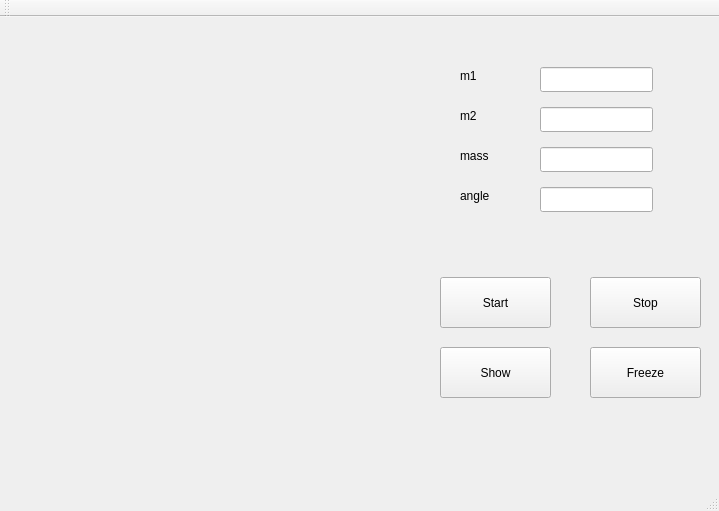
<?xml version="1.0" encoding="UTF-8"?>
<ui version="4.0">
 <class>MainWindow</class>
 <widget class="QMainWindow" name="MainWindow">
  <property name="geometry">
   <rect>
    <x>0</x>
    <y>0</y>
    <width>719</width>
    <height>511</height>
   </rect>
  </property>
  <property name="windowTitle">
   <string>MainWindow</string>
  </property>
  <widget class="QWidget" name="centralWidget">
   <widget class="QPushButton" name="btn_show">
    <property name="geometry">
     <rect>
      <x>440</x>
      <y>330</y>
      <width>111</width>
      <height>51</height>
     </rect>
    </property>
    <property name="text">
     <string>Show</string>
    </property>
   </widget>
   <widget class="QLabel" name="lbl_m1">
    <property name="geometry">
     <rect>
      <x>460</x>
      <y>50</y>
      <width>67</width>
      <height>17</height>
     </rect>
    </property>
    <property name="text">
     <string>m1</string>
    </property>
   </widget>
   <widget class="QPushButton" name="btn_freeze">
    <property name="geometry">
     <rect>
      <x>590</x>
      <y>330</y>
      <width>111</width>
      <height>51</height>
     </rect>
    </property>
    <property name="text">
     <string>Freeze</string>
    </property>
   </widget>
   <widget class="QLabel" name="lbl_angle">
    <property name="geometry">
     <rect>
      <x>460</x>
      <y>170</y>
      <width>67</width>
      <height>17</height>
     </rect>
    </property>
    <property name="text">
     <string>angle</string>
    </property>
   </widget>
   <widget class="QLineEdit" name="lineEdit_mass">
    <property name="geometry">
     <rect>
      <x>540</x>
      <y>130</y>
      <width>113</width>
      <height>25</height>
     </rect>
    </property>
   </widget>
   <widget class="QLabel" name="lbl_m2">
    <property name="geometry">
     <rect>
      <x>460</x>
      <y>90</y>
      <width>67</width>
      <height>17</height>
     </rect>
    </property>
    <property name="text">
     <string>m2</string>
    </property>
   </widget>
   <widget class="QLabel" name="lbl_error">
    <property name="geometry">
     <rect>
      <x>440</x>
      <y>220</y>
      <width>261</width>
      <height>20</height>
     </rect>
    </property>
    <property name="styleSheet">
     <string notr="true"/>
    </property>
    <property name="text">
     <string/>
    </property>
   </widget>
   <widget class="QLineEdit" name="lineEdit_m1">
    <property name="geometry">
     <rect>
      <x>540</x>
      <y>50</y>
      <width>113</width>
      <height>25</height>
     </rect>
    </property>
   </widget>
   <widget class="QPushButton" name="btn_start">
    <property name="geometry">
     <rect>
      <x>440</x>
      <y>260</y>
      <width>111</width>
      <height>51</height>
     </rect>
    </property>
    <property name="text">
     <string>Start</string>
    </property>
   </widget>
   <widget class="QLabel" name="lbl_mass">
    <property name="geometry">
     <rect>
      <x>460</x>
      <y>130</y>
      <width>67</width>
      <height>17</height>
     </rect>
    </property>
    <property name="text">
     <string>mass</string>
    </property>
   </widget>
   <widget class="QLineEdit" name="lineEdit_m2">
    <property name="geometry">
     <rect>
      <x>540</x>
      <y>90</y>
      <width>113</width>
      <height>25</height>
     </rect>
    </property>
   </widget>
   <widget class="QWidget" name="verticalLayoutWidget">
    <property name="geometry">
     <rect>
      <x>20</x>
      <y>20</y>
      <width>391</width>
      <height>391</height>
     </rect>
    </property>
    <layout class="QVBoxLayout" name="grlayout"/>
   </widget>
   <widget class="QPushButton" name="btn_stop">
    <property name="geometry">
     <rect>
      <x>590</x>
      <y>260</y>
      <width>111</width>
      <height>51</height>
     </rect>
    </property>
    <property name="text">
     <string>Stop</string>
    </property>
   </widget>
   <widget class="QLineEdit" name="lineEdit_angle">
    <property name="geometry">
     <rect>
      <x>540</x>
      <y>170</y>
      <width>113</width>
      <height>25</height>
     </rect>
    </property>
   </widget>
   <widget class="QLabel" name="lbl_params">
    <property name="geometry">
     <rect>
      <x>40</x>
      <y>420</y>
      <width>541</width>
      <height>41</height>
     </rect>
    </property>
    <property name="text">
     <string/>
    </property>
   </widget>
  </widget>
  <widget class="QMenuBar" name="menuBar">
   <property name="geometry">
    <rect>
     <x>0</x>
     <y>0</y>
     <width>719</width>
     <height>22</height>
    </rect>
   </property>
  </widget>
  <widget class="QToolBar" name="mainToolBar">
   <attribute name="toolBarArea">
    <enum>TopToolBarArea</enum>
   </attribute>
   <attribute name="toolBarBreak">
    <bool>false</bool>
   </attribute>
  </widget>
  <widget class="QStatusBar" name="statusBar"/>
 </widget>
 <layoutdefault spacing="6" margin="11"/>
 <resources/>
 <connections/>
</ui>
